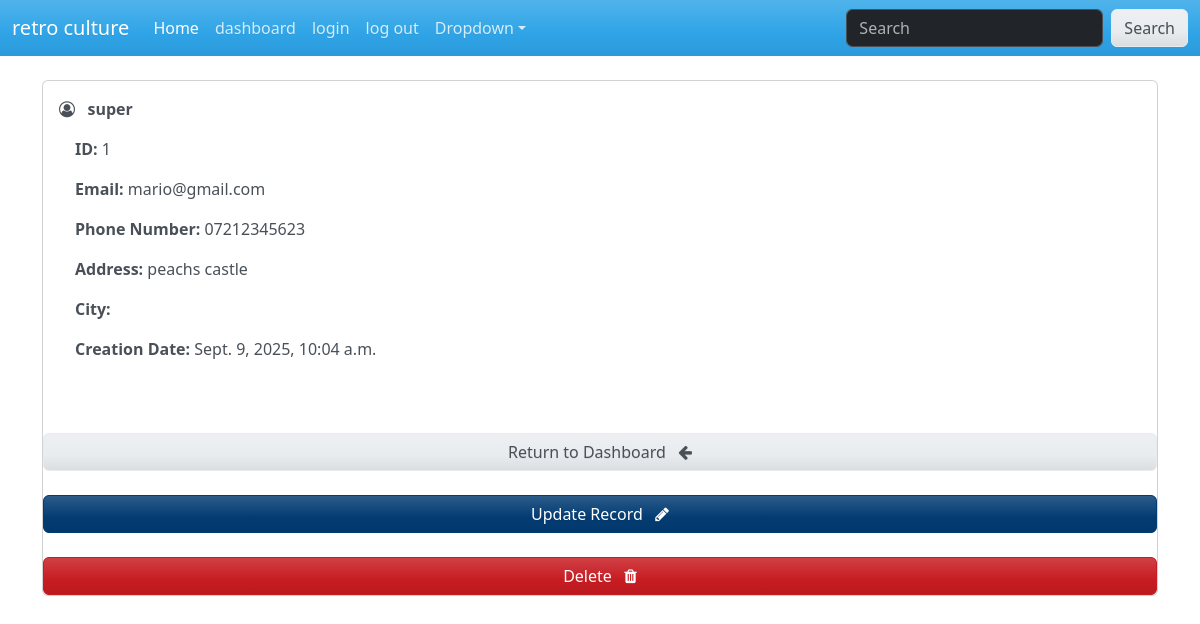
The page /record/1 (signed in) on the database its author committed.
### website/models.py (models this page shows, shortened)
class Record(models.Model) :
    creation_data = models.DateTimeField(auto_now_add = True)
    first_name = models.CharField(max_length = 100)
    last_name = models.CharField(max_length = 100)
    email = models.CharField(max_length = 255)
    phone = models. CharField(max_length = 20)
    address = models.CharField(max_length = 255)
    city = models.CharField(max_length = 255)

### website/views.py (the view)
# urls.py: path('record/<int:pk>', views.singular_record, name="record"),
@login_required(login_url='login')
def singular_record(request, pk):
        one_record = Record.objects.get(id=pk)
        context = {'record': one_record}
        return render (request, 'pages/view_record.html', context = context)

### website/templates/pages/view_record.html (shortened to what this page needs)
{% extends 'pages/base.html' %}
{% block content %}
<div class="card">
    <div class="card-body">
        <i class="fa fa-user-circle-o" aria-hidden="true"></i>
        <strong>
            {{record.first_name}}
        </strong>
        <div class="card-body">
            <p> <strong> ID: </strong> {{record.id}}</p>
            <p> <strong> Email: </strong> {{record.email}}</p>
            <p> <strong> Phone Number: </strong> {{record.phone}}</p>
            <p> <strong> Address: </strong> {{record.address}}</p>
            <p> <strong> City: </strong> {{frecord.city}}</p>
            <p> <strong> Creation Date: </strong> {{record.creation_data}}</p>
        </div>
    </div>
    <br>
    <a href="{% url 'dashboard' %}" class="btn btn-secondary"> Return to Dashboard &nbsp; <i class="fa fa-arrow-left" aria-hidden="true"></i>
    </a>
    <a href="{% url 'update_record' record.id %}" class="btn btn-info"> Update Record &nbsp; <i class="fa fa-pencil" aria-hidden="true"></i>
    </a>
    <a href="{% url 'delete_record' record.id %}" class="btn btn-danger"> Delete &nbsp; <i class="fa fa-trash" aria-hidden="true"></i>
    </a>
{% endblock %}

### static/css/style.css (style rules this page uses)
body { background-color: beige; }

### rows shown on the page
Record: first_name "super", id "1", email "mario@gmail.com", phone "07212345623", address "peachs castle", creation_data "Sept. 9, 2025, 10:04 a.m."
